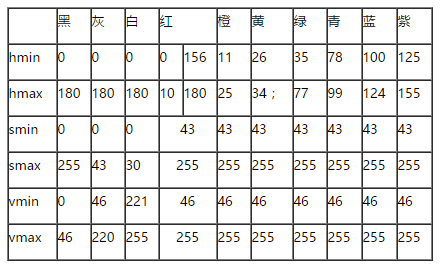
//> input picture example/split_color/hsv_range.png, 443 x 268 px
$ ./histogram ../example/split_color/hsv_range.png   (built with g++ and OpenCV 4)
//> lines starting //> are read from the running program, lines starting //| are printed output that depends on the picture
#include <cstdlib>
#include <opencv2/opencv.hpp>

int main(int argc, char* argv[])
{
	try
	{
		cv::Mat src = cv::imread(argv[1], cv::IMREAD_COLOR);
//> src is the input picture: 268 rows x 443 cols, CV_8UC3; mean B, G, R 229, 229.1, 229.1
		cvtColor(src, src, cv::COLOR_BGR2GRAY);
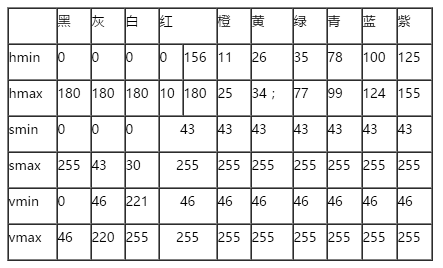
//> src: 268 rows x 443 cols, CV_8UC1; min 0, max 255, mean 229.1
		cv::Mat dst;
		equalizeHist(src, dst);
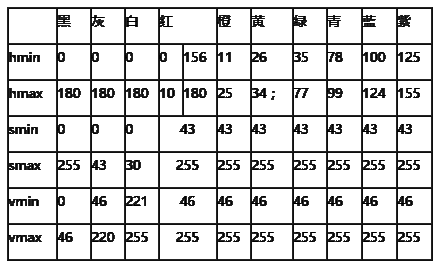
//> dst: 268 rows x 443 cols, CV_8UC1; min 0, max 255, mean 214
		cv::imshow("Source image", src);
		imshow("Equalized Image", dst);
		cv::waitKey();

	}
	catch (const std::exception&)
	{

	}
	getchar();
	return EXIT_SUCCESS;
}
